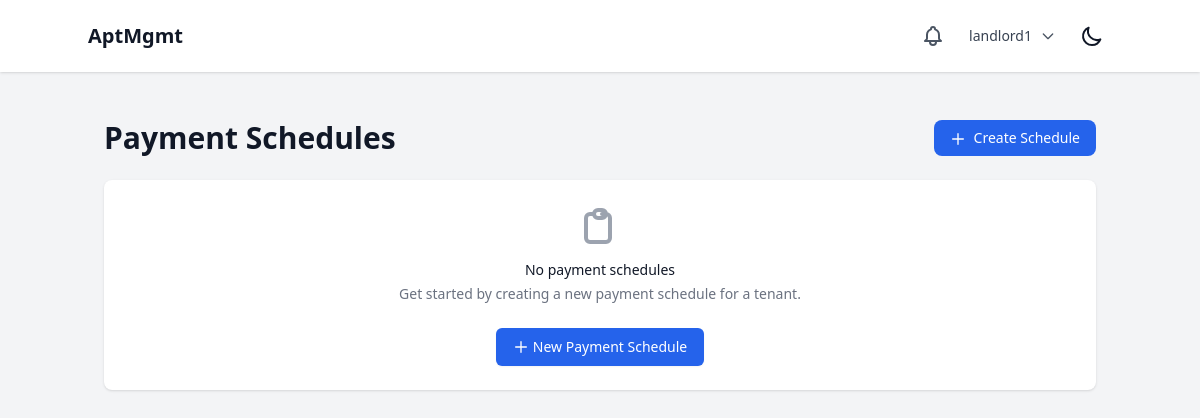
Page /financials/payment-schedules/ (signed in) on the earlier database version.
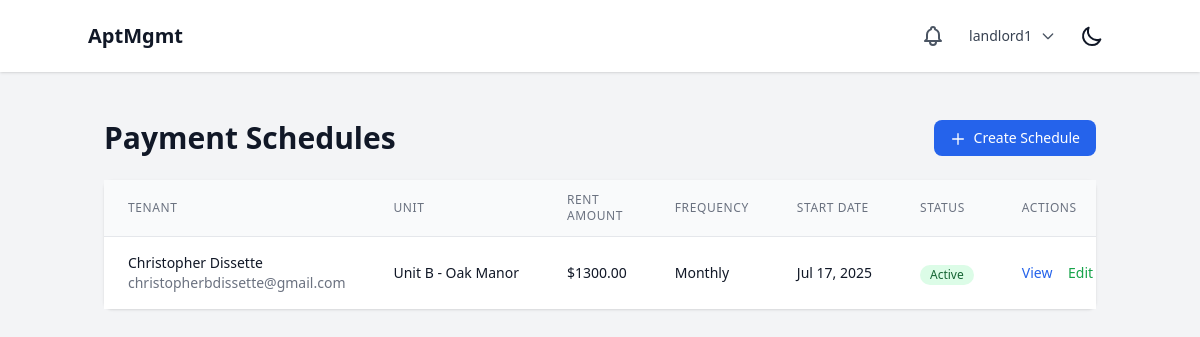
Same page on the later database version.
### users/models.py (models this page shows, shortened)
class User(AbstractUser):
    class Role(models.TextChoices):
        SUPERUSER = "SUPERUSER", "Superuser"
        LANDLORD = "LANDLORD", "Landlord"
        EMPLOYEE = "EMPLOYEE", "Employee"
        TENANT = "TENANT", "Tenant"
    role = models.CharField(max_length=50, choices=Role.choices)
    company = models.ForeignKey(Company, on_delete=models.CASCADE, related_name="users", null=True, blank=True)
    property = models.ForeignKey(Property, on_delete=models.SET_NULL, related_name="users", null=True, blank=True)
    apartment_unit = models.ForeignKey('properties.ApartmentUnit', on_delete=models.SET_NULL, null=True, blank=True, related_name="tenant")
    phone_number = models.CharField(max_length=20, blank=True, null=True)
    emergency_contact_name = models.CharField(max_length=100, blank=True, null=True)
    emergency_contact_phone = models.CharField(max_length=20, blank=True, null=True)
    emergency_contact_relationship = models.CharField(max_length=50, blank=True, null=True)

### financials/models.py (models this page shows, shortened)
class PaymentSchedule(models.Model):
    class Frequency(models.TextChoices):
        MONTHLY = "MONTHLY", "Monthly"
        QUARTERLY = "QUARTERLY", "Quarterly"
        ANNUALLY = "ANNUALLY", "Annually"
    tenant = models.ForeignKey(
        User,
        on_delete=models.CASCADE,
        related_name="payment_schedules",
        limit_choices_to={'role': 'TENANT'}
    )
    apartment_unit = models.ForeignKey(
        "properties.ApartmentUnit",
        on_delete=models.CASCADE,
        related_name="payment_schedules"
    )
    rent_amount = models.DecimalField(
        max_digits=10,
        decimal_places=2,
        validators=[MinValueValidator(Decimal('0.01'))]
    )
    frequency = models.CharField(
        max_length=20,
        choices=Frequency.choices,
        default=Frequency.MONTHLY
    )
    payment_day = models.IntegerField(
        default=1,
        validators=[MinValueValidator(1), MaxValueValidator(28)],
        help_text="Day of month when payment is due (1-28)"
    )
    start_date = models.DateField()
    end_date = models.DateField(null=True, blank=True)
    is_active = models.BooleanField(default=True)
    created_at = models.DateTimeField(auto_now_add=True)
    updated_at = models.DateTimeField(auto_now=True)
    class Meta:
        ordering = ['-created_at']

### properties/models.py (models this page shows, shortened)
class ApartmentUnit(models.Model):
    property = models.ForeignKey(Property, on_delete=models.CASCADE, related_name="units")
    unit_number = models.CharField(max_length=50)
    bedrooms = models.PositiveIntegerField()
    bathrooms = models.PositiveIntegerField()
    rent_amount = models.DecimalField(max_digits=10, decimal_places=2, default=0)
    is_occupied = models.BooleanField(default=False)
    created_at = models.DateTimeField(auto_now_add=True)
    updated_at = models.DateTimeField(auto_now=True)
    def __str__(self):
        return f"Unit {self.unit_number} - {self.property.name}"
    class Meta:
        unique_together = ('property', 'unit_number')
        verbose_name_plural = "Apartment Units"

class Property(models.Model):
    company = models.ForeignKey(Company, on_delete=models.CASCADE, related_name="properties")
    name = models.CharField(max_length=255)
    address = models.TextField()
    created_at = models.DateTimeField(auto_now_add=True)
    updated_at = models.DateTimeField(auto_now=True)
    class Meta:
        verbose_name_plural = "Properties"

### financials/views.py (the view)
# urls.py: path('payment-schedules/', views.payment_schedule_list, name='payment_schedule_list'),
@login_required
def payment_schedule_list(request):
    if request.user.role not in ['LANDLORD', 'EMPLOYEE']:
        messages.error(request, "You don't have permission to access this page.")
        return redirect('core:dashboard_redirect')
    schedules = PaymentSchedule.objects.filter(
        apartment_unit__property__company=request.user.company
    )
    if request.user.property:
        schedules = schedules.filter(apartment_unit__property=request.user.property)
    paginator = Paginator(schedules, 20)
    page = request.GET.get('page')
    schedules = paginator.get_page(page)
    context = {
        'schedules': schedules,
        'page_title': 'Payment Schedules'
    }
    return render(request, 'financials/payment_schedule_list.html', context)

### core/context_processors.py (called while the page is built)
def notifications(request):
    if request.user.is_authenticated:
        unread_notifications = Notification.objects.filter(
            recipient=request.user,
            is_read=False
        ).order_by('-created_at')
        recent_unread_notifications = unread_notifications[:5]
        return {
            'unread_notifications_count': unread_notifications.count(),
            'recent_notifications': recent_unread_notifications,
            'has_unread_notifications': unread_notifications.exists(),
        }
    return {
        'unread_notifications_count': 0,
        'recent_notifications': [],
        'has_unread_notifications': False,
    }

### financials/templates/financials/payment_schedule_list.html (shortened to what this page needs)
{% extends 'base.html' %}
{% load form_tags %}
{% block content %}
<div class="container mx-auto px-4 py-8">
    <div class="flex justify-between items-center mb-6">
        <h1 class="text-3xl font-bold text-gray-900 dark:text-white">{{ page_title }}</h1>
        <a href="{% url 'financials:create_payment_schedule' %}"
           class="bg-blue-600 text-white px-4 py-2 rounded-lg text-sm font-medium hover:bg-blue-700 focus:outline-none focus:ring-2 focus:ring-blue-500">
            <svg class="w-4 h-4 inline mr-1" fill="none" stroke="currentColor" viewBox="0 0 24 24">
                <path stroke-linecap="round" stroke-linejoin="round" stroke-width="2" d="M12 4v16m8-8H4"/>
            </svg>
            Create Schedule
        </a>
    </div>
    <div class="bg-white dark:bg-gray-800 rounded-lg shadow">
        {% if schedules %}
        <div class="overflow-x-auto">
            <table class="min-w-full divide-y divide-gray-200 dark:divide-gray-700">
                <thead class="bg-gray-50 dark:bg-gray-700">
                    <tr>
                        <th class="px-6 py-3 text-left text-xs font-medium text-gray-500 dark:text-gray-300 uppercase tracking-wider">Tenant</th>
                        <th class="px-6 py-3 text-left text-xs font-medium text-gray-500 dark:text-gray-300 uppercase tracking-wider">Unit</th>
                        <th class="px-6 py-3 text-left text-xs font-medium text-gray-500 dark:text-gray-300 uppercase tracking-wider">Rent Amount</th>
                        <th class="px-6 py-3 text-left text-xs font-medium text-gray-500 dark:text-gray-300 uppercase tracking-wider">Frequency</th>
                        <th class="px-6 py-3 text-left text-xs font-medium text-gray-500 dark:text-gray-300 uppercase tracking-wider">Start Date</th>
                        <th class="px-6 py-3 text-left text-xs font-medium text-gray-500 dark:text-gray-300 uppercase tracking-wider">Status</th>
                        <th class="px-6 py-3 text-left text-xs font-medium text-gray-500 dark:text-gray-300 uppercase tracking-wider">Actions</th>
                    </tr>
                </thead>
                <tbody class="bg-white dark:bg-gray-800 divide-y divide-gray-200 dark:divide-gray-700">
                    {% for schedule in schedules %}
                    <tr>
                        <td class="px-6 py-4 whitespace-nowrap">
                            <div class="flex items-center">
                                <div>
                                    <div class="text-sm font-medium text-gray-900 dark:text-white">
                                        {{ schedule.tenant.get_full_name|default:schedule.tenant.username }}
                                    </div>
                                    <div class="text-sm text-gray-500 dark:text-gray-400">
                                        {{ schedule.tenant.email }}
                                    </div>
                                </div>
                            </div>
                        </td>
                        <td class="px-6 py-4 whitespace-nowrap text-sm text-gray-900 dark:text-white">
                            {{ schedule.apartment_unit }}
                        </td>
                        <td class="px-6 py-4 whitespace-nowrap text-sm text-gray-900 dark:text-white">
                            ${{ schedule.rent_amount }}
                        </td>
                        <td class="px-6 py-4 whitespace-nowrap text-sm text-gray-900 dark:text-white">
                            {{ schedule.get_frequency_display }}
                        </td>
                        <td class="px-6 py-4 whitespace-nowrap text-sm text-gray-900 dark:text-white">
                            {{ schedule.start_date|date:"M d, Y" }}
                        </td>
                        <td class="px-6 py-4 whitespace-nowrap">
                            {% if schedule.is_active %}
                                <span class="inline-flex items-center px-2.5 py-0.5 rounded-full text-xs font-medium bg-green-100 text-green-800 dark:bg-green-900 dark:text-green-200">
                                    Active
                                </span>
                            {% else %}
                                <span class="inline-flex items-center px-2.5 py-0.5 rounded-full text-xs font-medium bg-gray-100 text-gray-800 dark:bg-gray-900 dark:text-gray-200">
                                    Inactive
                                </span>
                            {% endif %}
                        </td>
                        <td class="px-6 py-4 whitespace-nowrap text-sm font-medium">
                            <a href="{% url 'financials:payment_schedule_detail' schedule.pk %}"
                               class="text-blue-600 hover:text-blue-900 dark:text-blue-400 dark:hover:text-blue-300 mr-3">
                                View
                            </a>
                            <a href="{% url 'financials:edit_payment_schedule' schedule.pk %}"
                               class="text-green-600 hover:text-green-900 dark:text-green-400 dark:hover:text-green-300 mr-3">
                                Edit
                            </a>
                        </td>
                    </tr>
                    {% endfor %}
                </tbody>
            </table>
        </div>
        {% else %}
        <div class="p-6 text-center text-gray-500 dark:text-gray-400">
            <svg class="mx-auto h-12 w-12 text-gray-400" fill="none" stroke="currentColor" viewBox="0 0 24 24">
                <path stroke-linecap="round" stroke-linejoin="round" stroke-width="2" d="M9 5H7a2 2 0 00-2 2v10a2 2 0 002 2h8a2 2 0 002-2V7a2 2 0 00-2-2h-2M9 5a2 2 0 002 2h2a2 2 0 002-2M9 5a2 2 0 012-2h2a2 2 0 012 2"/>
            </svg>
            <h3 class="mt-2 text-sm font-medium text-gray-900 dark:text-white">No payment schedules</h3>
            <p class="mt-1 text-sm text-gray-500 dark:text-gray-400">Get started by creating a new payment schedule for a tenant.</p>
            <div class="mt-6">
                <a href="{% url 'financials:create_payment_schedule' %}"
                   class="inline-flex items-center px-4 py-2 border border-transparent shadow-sm text-sm font-medium rounded-md text-white bg-blue-600 hover:bg-blue-700 focus:outline-none focus:ring-2 focus:ring-offset-2 focus:ring-blue-500">
                    <svg class="w-4 h-4 mr-1" fill="none" stroke="currentColor" viewBox="0 0 24 24">
                        <path stroke-linecap="round" stroke-linejoin="round" stroke-width="2" d="M12 4v16m8-8H4"/>
                    </svg>
                    New Payment Schedule
                </a>
            </div>
        </div>
        {% endif %}
    </div>
</div>
{% endblock %}

### core/templates/base.html (shortened to what this page needs)
{% load static %}
<!DOCTYPE html>
<html lang="en" x-data="{ darkMode: localStorage.getItem('darkMode') === 'true' }" x-init="$watch('darkMode', val => localStorage.setItem('darkMode', val))" :class="{ 'dark': darkMode }">
<head>
    <script src="https://cdn.tailwindcss.com"></script>
</head>
<body class="bg-gray-100 dark:bg-gray-900 text-gray-900 dark:text-gray-100">
    <header class="p-4 bg-white dark:bg-gray-800 shadow">
        <div class="container mx-auto flex justify-between items-center">
            {% if user.is_authenticated %}
                <a href="{% url 'core:dashboard_redirect' %}" class="text-xl font-bold hover:text-gray-600 dark:hover:text-gray-300 transition-colors duration-200">AptMgmt</a>
            {% else %}
                <h1 class="text-xl font-bold">AptMgmt</h1>
            {% endif %}
            <div class="flex items-center space-x-4">
                {% if user.is_authenticated %}
                    <div class="relative" x-data="{ open: false }">
                        <button @click="open = !open" class="relative p-2 text-gray-600 dark:text-gray-300 hover:text-gray-900 dark:hover:text-white focus:outline-none focus:ring-2 focus:ring-offset-2 focus:ring-blue-500">
                        </button>
                    </div>
                    <div class="relative" x-data="{ open: false }">
                        <button @click="open = !open" class="flex items-center space-x-2 text-sm rounded-full focus:outline-none focus:ring-2 focus:ring-offset-2 focus:ring-blue-500">
                            <span class="text-gray-700 dark:text-gray-300">{{ user.username }}</span>
                            <svg class="w-4 h-4 text-gray-600 dark:text-gray-300" fill="none" stroke="currentColor" viewBox="0 0 24 24">
                                <path stroke-linecap="round" stroke-linejoin="round" stroke-width="2" d="M19 9l-7 7-7-7"></path>
                            </svg>
                        </button>
                    </div>
                {% endif %}
                <button @click="darkMode = !darkMode" class="p-2 rounded-md focus:outline-none focus:ring-2 focus:ring-offset-2 focus:ring-offset-gray-800 focus:ring-white">
                    <svg x-show="!darkMode" class="w-6 h-6" fill="none" stroke="currentColor" viewBox="0 0 24 24" xmlns="http://www.w3.org/2000/svg"><path stroke-linecap="round" stroke-linejoin="round" stroke-width="2" d="M20.354 15.354A9 9 0 018.646 3.646 9.003 9.003 0 0012 21a9.003 9.003 0 008.354-5.646z"></path></svg>
                </button>
            </div>
        </div>
    </header>
    <main class="p-4" id="content">
        {% block content %}{% endblock %}
    </main>
</body>
</html>

Differences in the rows shown:
added PaymentSchedule: tenant.get_full_name "Christopher Dissette", tenant.email "christopherbdissette@gmail.com", apartment_unit "Unit B - Oak Manor", rent_amount "1300.00", frequency "Monthly", start_date "Jul 17, 2025", is_active "Active"
Other differences:
text no longer shown: "No payment schedules Get started by creating a new payment schedule for a tenant. New Payment Schedule"
text now shown: "TENANT UNIT RENT AMOUNT FREQUENCY START DATE STATUS ACTIONS"
